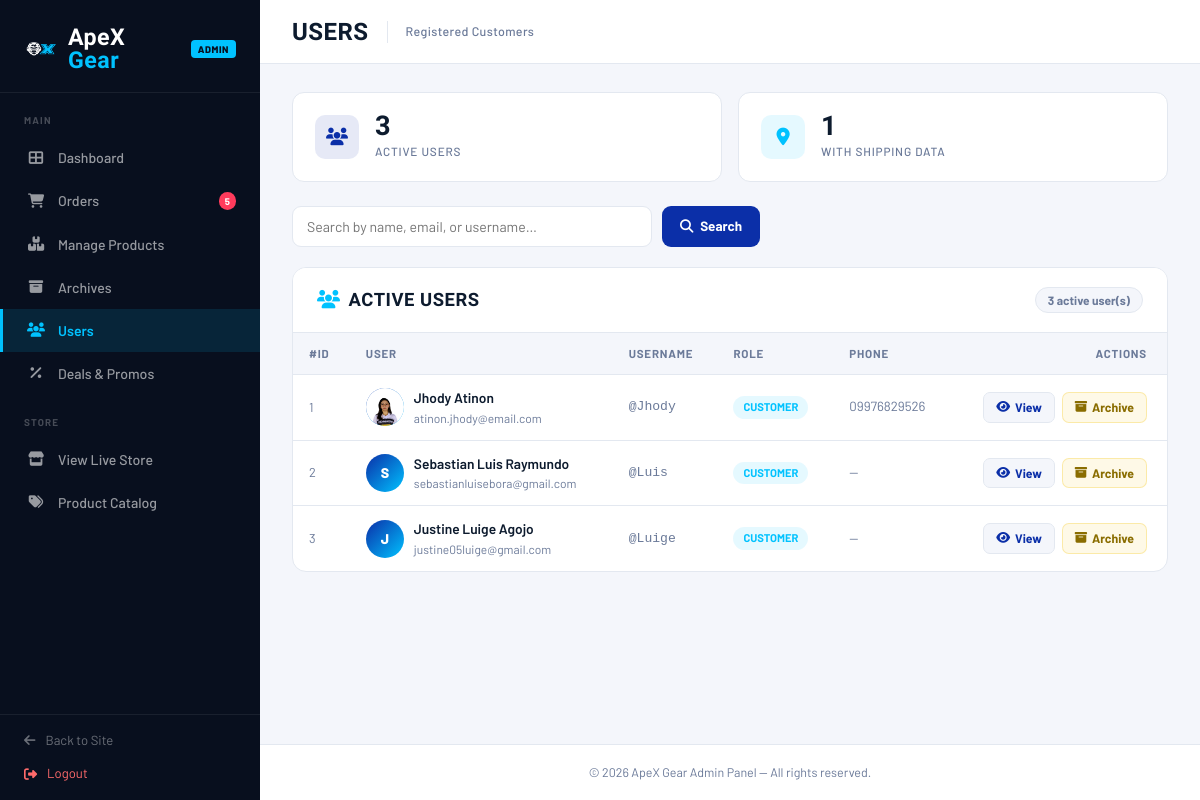
/admin/manage_users.php (signed in), run on the app's committed database.
### tables this page shows
CREATE TABLE `users_profiles_tbl` (
  `profile_id` int(11) NOT NULL,
  `user_id` int(11) NOT NULL,
  `bio` text DEFAULT NULL,
  `street_address` varchar(255) DEFAULT NULL,
  `city` varchar(100) DEFAULT NULL,
  `zip_code` varchar(20) DEFAULT NULL,
  `phone_number` varchar(20) DEFAULT NULL,
  `image_path` varchar(255) DEFAULT NULL,
  `birthday` date DEFAULT NULL
);

CREATE TABLE `users_tbl` (
  `user_id` int(11) NOT NULL,
  `first_name` varchar(50) NOT NULL,
  `last_name` varchar(50) NOT NULL,
  `m_name` varchar(50) DEFAULT NULL,
  `gender` varchar(20) DEFAULT NULL,
  `username` varchar(50) NOT NULL,
  `email` varchar(100) NOT NULL,
  `password` varchar(255) NOT NULL,
  `otp_code` int(6) DEFAULT NULL
);

### admin/manage_users.php (the view, shortened to what this page needs)
<?php
$db = new Database();
$conn = $db->getConnection();
$pendingQuery = "SELECT COUNT(*) as pending_count FROM orders_tbl WHERE order_status = 'Pending' OR order_status = 'On Process'";
$pendingResult = $conn->query($pendingQuery);
$pendingRow = $pendingResult->fetch_assoc();
$pendingOrders = $pendingRow['pending_count'] ?? 0;
$search = trim($_GET['q'] ?? '');
$query = "
    SELECT u.user_id, u.first_name, u.last_name, u.m_name, u.gender, u.username, u.email,
           p.bio, p.street_address, p.city, p.zip_code, p.phone_number, p.image_path
    FROM users_tbl u
    LEFT JOIN users_profiles_tbl p ON u.user_id = p.user_id
";
if ($search !== '') {
    $searchTerm = '%' . $search . '%';
    $query .= " WHERE u.first_name LIKE ? OR u.last_name LIKE ? OR u.username LIKE ? OR u.email LIKE ?";
    $stmt = $conn->prepare($query);
    $stmt->bind_param("ssss", $searchTerm, $searchTerm, $searchTerm, $searchTerm);
    $stmt->execute();
    $result = $stmt->get_result();
} else {
    $result = $conn->query($query);
}
$users = [];
while ($row = $result->fetch_assoc()) {
    $shipStmt = $conn->prepare("SELECT street_address, city, zip_code, phone_number FROM shipping_address_tbl WHERE user_id = ? ORDER BY address_id DESC LIMIT 1");
    $shipStmt->bind_param("i", $row['user_id']);
    $shipStmt->execute();
    $shipRes = $shipStmt->get_result();
    $row['shipping'] = $shipRes->fetch_assoc();
    $users[] = $row;
}
$userCount = count($users);
?>
<!DOCTYPE html>
<html lang="en">
<head>
    <link href="https://cdn.jsdelivr.net/npm/bootstrap@5.3.3/dist/css/bootstrap.min.css" rel="stylesheet">
    <link href="https://cdnjs.cloudflare.com/ajax/libs/font-awesome/6.5.0/css/all.min.css" rel="stylesheet">
    <link href="../assets/css/style.css" rel="stylesheet">
    <link href="../assets/css/admin-style.css" rel="stylesheet">
</head>
<body>
    <aside class="sidebar" id="sidebar">
        <a href="../index.php" class="sidebar-brand">
            <img src="../assets/images/ApeX Logo.png" alt="ApeX Gear">
            <div class="sidebar-brand-text"><span class="t1">ApeX </span><span class="t2">Gear</span></div>
            <span class="sidebar-badge">Admin</span>
        </a>
        <nav class="sidebar-nav">
            <div class="sidebar-section-label">Main</div>
            <a href="apex26admin.php"><i class="fas fa-th-large"></i> Dashboard</a>
            <a href="manage_orders.php">
                <i class="fas fa-shopping-cart"></i> Orders
                <?php if ($pendingOrders > 0): ?><span class="nav-badge"><?php echo $pendingOrders; ?></span><?php endif; ?>
            </a>
            <a href="manage_products.php"><i class="fas fa-boxes"></i> Manage Products</a>
            <a href="manage_archives.php"><i class="fas fa-archive"></i> Archives</a>
            <a href="manage_users.php" class="active"><i class="fas fa-users"></i> Users</a>
            <a href="manage_deals.php"><i class="fas fa-percentage"></i> Deals &amp; Promos</a>
            <div class="sidebar-section-label">Store</div>
            <a href="../index.php" target="_blank"><i class="fas fa-store"></i> View Live Store</a>
            <a href="../index.php?page=products" target="_blank"><i class="fas fa-tags"></i> Product Catalog</a>
        </nav>
        <div class="sidebar-footer" style="display: flex; flex-direction: column; gap: 14px;">
            <a href="../index.php"><i class="fas fa-arrow-left"></i> Back to Site</a>
            <a href="admin_logout.php" style="color: #ff6b6b;"><i class="fas fa-sign-out-alt"></i> Logout</a>
        </div>
    </aside>
    <div class="main-wrap">
        <header class="topbar">
            <div class="topbar-left">
                <span class="topbar-title">Users</span>
                <span class="topbar-crumb">Registered Customers</span>
            </div>
        </header>
        <main class="page-body">
            <div class="stat-row">
                <div class="stat-card">
                    <div class="stat-icon blue"><i class="fas fa-users"></i></div>
                    <div>
                        <div class="stat-val"><?php echo $userCount; ?></div>
                        <div class="stat-lbl">Active Users</div>
                    </div>
                </div>
                <div class="stat-card">
                    <div class="stat-icon cyan"><i class="fas fa-map-marker-alt"></i></div>
                    <div>
                        <div class="stat-val"><?php echo count(array_filter($users, fn($u) => !empty($u['shipping']))); ?></div>
                        <div class="stat-lbl">With Shipping Data</div>
                    </div>
                </div>
            </div>
            <form method="GET" class="search-bar">
                <input type="text" name="q" class="search-input" placeholder="Search by name, email, or username…" value="<?php echo htmlspecialchars($search); ?>">
                <button type="submit" class="search-btn"><i class="fas fa-search me-1"></i> Search</button>
            </form>
            <div class="panel">
                <div class="panel-header">
                    <span class="panel-title"><i class="fas fa-users me-2" style="color:var(--accent);"></i>Active Users</span>
                    <span class="panel-count"><?php echo $userCount; ?> active user(s)</span>
                </div>
                <?php if (empty($users)): ?>
                    <div class="empty-state">
                        <i class="fas fa-user-slash"></i>
                        <p><?php echo $search ? 'No users match your search.' : 'No registered users yet.'; ?></p>
                    </div>
                <?php else: ?>
                    <div style="overflow-x:auto;">
                        <table class="tbl">
                            <thead>
                                <tr>
                                    <th>#ID</th>
                                    <th>User</th>
                                    <th>Username</th>
                                    <th>Role</th>
                                    <th>Phone</th>
                                    <th style="text-align:right;padding-right:20px;">Actions</th>
                                </tr>
                            </thead>
                            <tbody>
                                <?php foreach ($users as $u):
                                    $fullName = trim(($u['first_name'] ?? '') . ' ' . ($u['last_name'] ?? ''));
                                    $initial = strtoupper(substr($fullName ?: $u['username'], 0, 1));
                                ?>
                                    <tr onclick='openUserModal(<?php echo json_encode($u, JSON_HEX_APOS | JSON_HEX_QUOT); ?>)' title="Click to view details">
                                        <td style="color:var(--text-muted);font-size:.8rem;"><?php echo $u['user_id']; ?></td>
                                        <td>
                                            <div style="display:flex;align-items:center;gap:10px;">
                                                <div class="avatar">
                                                    <?php if (!empty($u['image_path'])): ?>
                                                        <img src="<?php echo str_starts_with($u['image_path'], 'http') ? htmlspecialchars($u['image_path']) : '../' . htmlspecialchars($u['image_path']); ?>" alt="Profile" style="width:100%;height:100%;object-fit:cover;">
                                                    <?php else: ?>
                                                        <?php echo $initial; ?>
                                                    <?php endif; ?>
                                                </div>
                                                <div>
                                                    <div class="user-name"><?php echo htmlspecialchars($fullName); ?></div>
                                                    <div class="user-meta"><?php echo htmlspecialchars($u['email'] ?? ''); ?></div>
                                                </div>
                                            </div>
                                        </td>
                                        <td style="font-family:monospace;font-size:.82rem;color:var(--text-muted);">@<?php echo htmlspecialchars($u['username'] ?? '—'); ?></td>
                                        <td><span class="role-pill">Customer</span></td>
                                        <td style="color:var(--text-muted);font-size:.83rem;"><?php echo htmlspecialchars($u['phone_number'] ?? '—'); ?></td>
                                        <td style="text-align:right;padding-right:20px;" onclick="event.stopPropagation()">
                                            <button class="act-btn btn-view" onclick='openUserModal(<?php echo json_encode($u, JSON_HEX_APOS | JSON_HEX_QUOT); ?>)'>
                                                <i class="fas fa-eye"></i> View
                                            </button>
                                            <form method="POST" style="display:inline;" onsubmit="return confirm('Archive this user? They will be moved to the archives and can no longer log in.');">
                                                <button type="submit" class="act-btn btn-archive ms-1"><i class="fas fa-archive"></i> Archive</button>
                                            </form>
                                        </td>
                                    </tr>
                                <?php endforeach; ?>
                            </tbody>
                        </table>
                    </div>
                <?php endif; ?>
            </div>
        </main>
        <footer style="padding:18px 32px;border-top:1px solid var(--border);background:var(--card-bg);text-align:center;">
            <p style="font-size:.78rem;color:var(--text-muted);margin:0;">© 2026 ApeX Gear Admin Panel — All rights reserved.</p>
        </footer>
    </div>
</body>
</html>

### assets/css/style.css (style rules this page uses)
:root { --apex-blue: #0b2fa8; --apex-blue-mid: #1549d4; --apex-blue-lt: #2d6be4; --apex-accent: #00c2ff; --apex-dark: #060f2e; --apex-white: #ffffff; --apex-grey: #f0f4ff; --apex-border: #d0daf8; --apex-text: #1a1f3c; --apex-muted: #6b78a8; --nav-h: 64px; }
*, *::before, *::after { box-sizing: border-box; margin: 0; padding: 0; }
body { font-family: 'Barlow', sans-serif; color: var(--apex-text); background: var(--apex-white); display: flex; flex-direction: column; min-height: 100vh; }
.topbar { background: var(--apex-dark); color: #a0b0d8; font-size: .78rem; padding: 6px 0; letter-spacing: .03em; }
.stat-lbl { font-size: .72rem; font-weight: 600; letter-spacing: .12em; text-transform: uppercase; color: rgba(255, 255, 255, .6); margin-top: 2px; }
footer { background: var(--apex-dark); padding: 56px 0 0; color: rgba(255, 255, 255, .55); margin-top: auto; }

### data on the page
users_profiles_tbl: user.user_id "1", image_path (picture), user.last_name "Jhody Atinon", user.email "atinon.jhody@email.com", user.username "Jhody", phone_number "09976829526"
users_tbl: user_id "2", initial "S", fullName "Sebastian Luis Raymundo", email "sebastianluisebora@gmail.com", username "Luis", phone_number "—"
users_tbl: user_id "3", initial "J", fullName "Justine Luige Agojo", email "justine05luige@gmail.com", username "Luige", phone_number "—"

### other printed values
$pendingOrders "5"
$userCount "3"
count(array_filter($users, fn($u) => !empty($u['shipping']))) "1"
